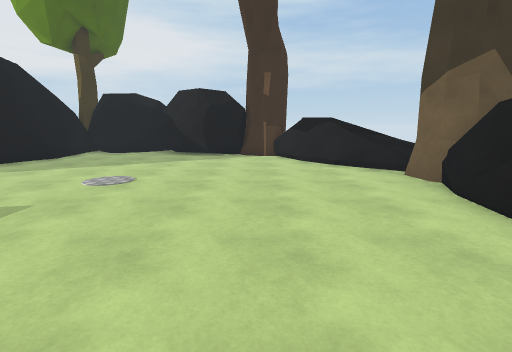
[1] (above)

21 first-person views from a walk through a 3-D level made in the Unity game engine. The camera is 1.5 m above the floor, tilts 10° down and sees 85° across. The floor is counted in squares, 1 m on a side. Each view is taken from the middle of a square. On the plan, view 1 faces up. The plan holds only what a view shows up to about 14 squares ahead; the rest is blank. The place goes on beyond the plan. Surface patterns are stand-ins for the level's own textures.

[2]
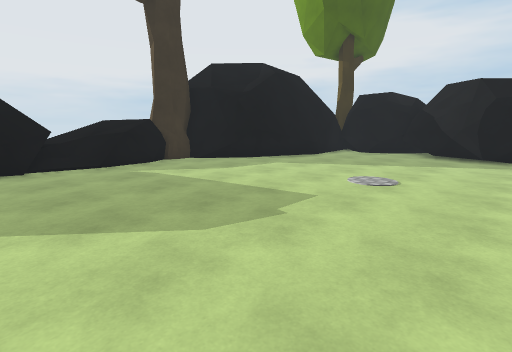

[3]
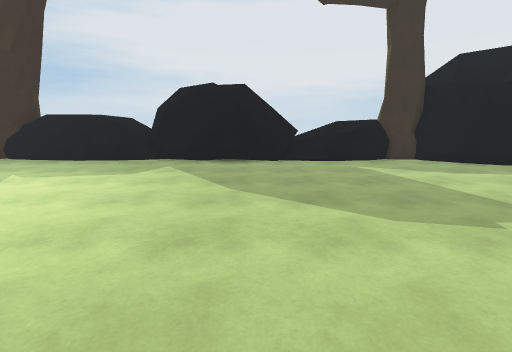

[4]
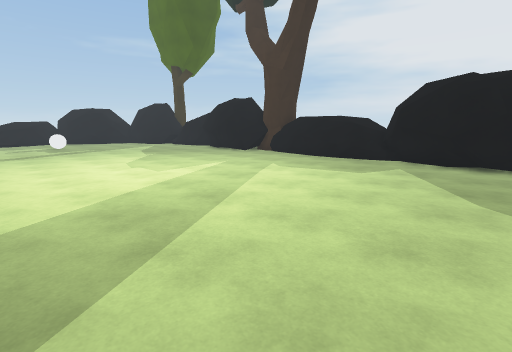

[5]
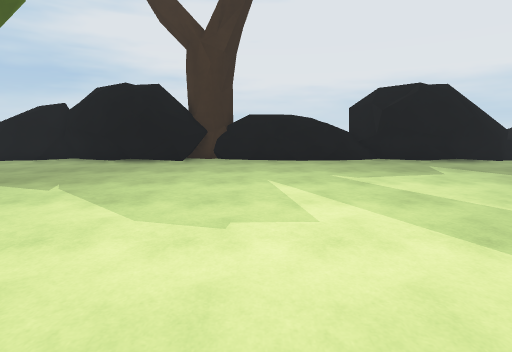

[6]
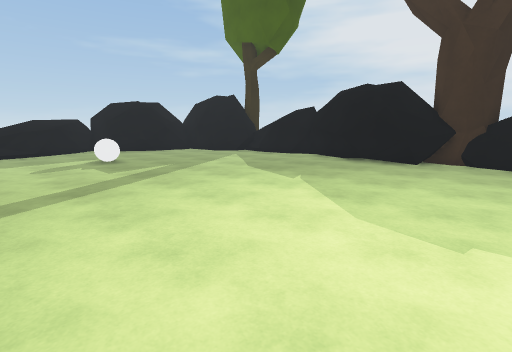

[7]
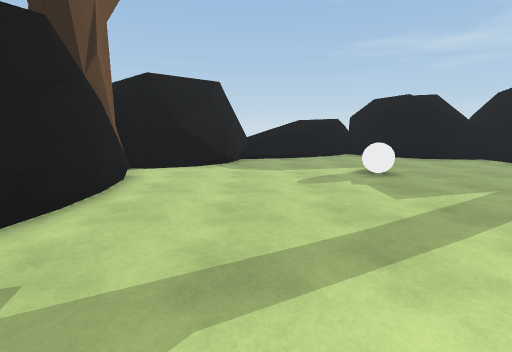

[8]
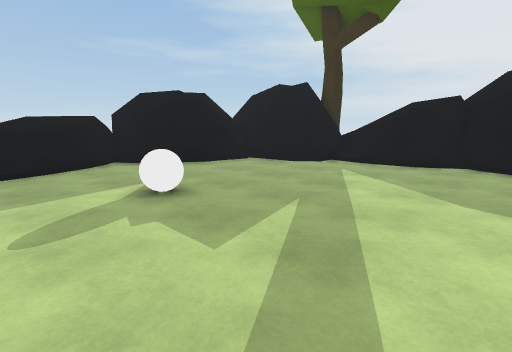

[9]
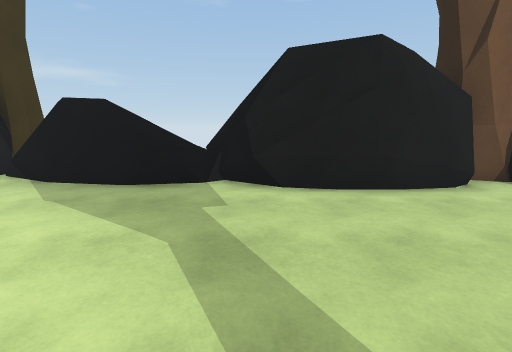

[10]
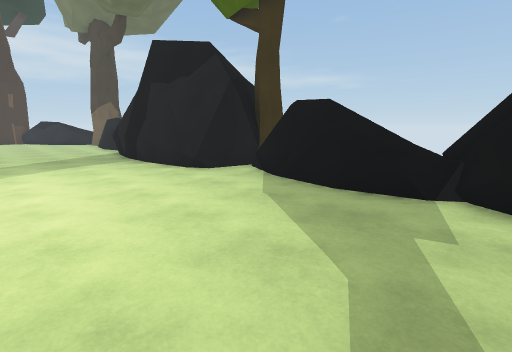

[11]
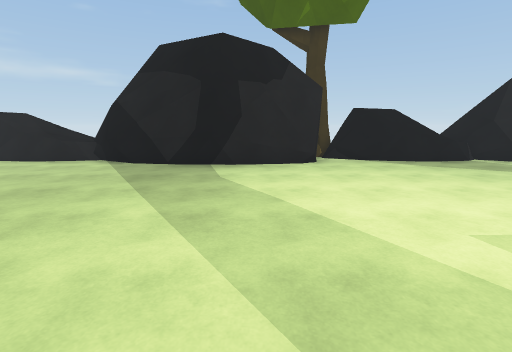

[12]
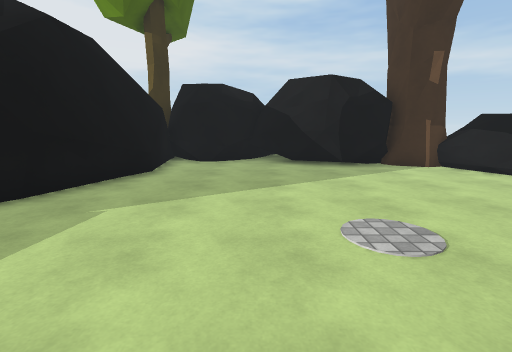

[13]
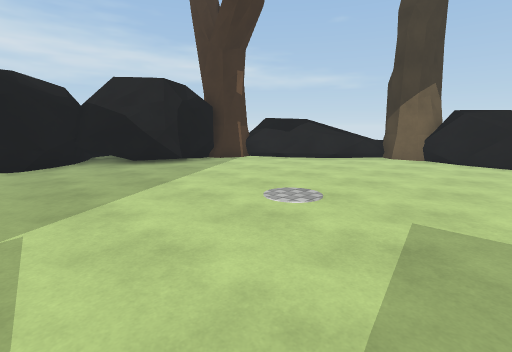

[14]
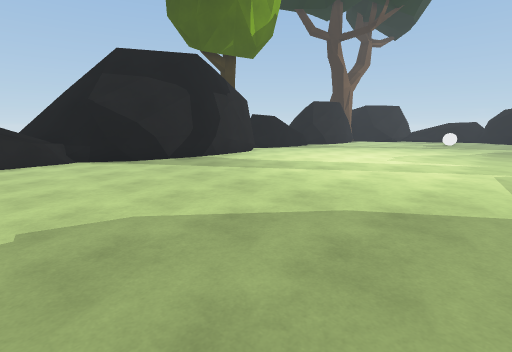

[15]
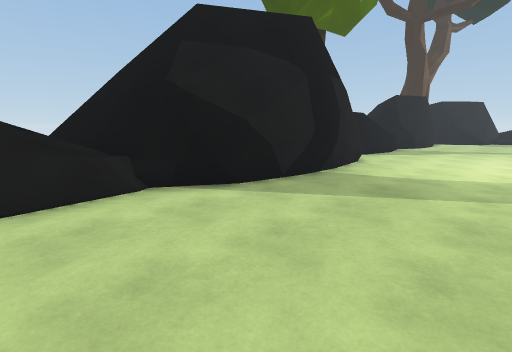

[16]
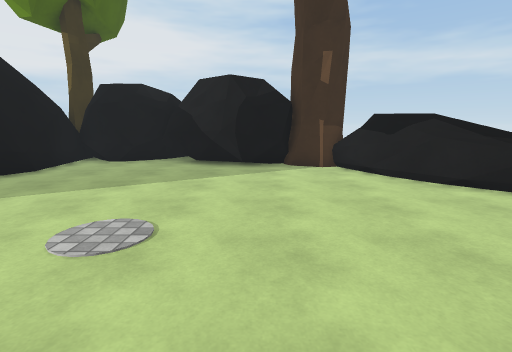

[17]
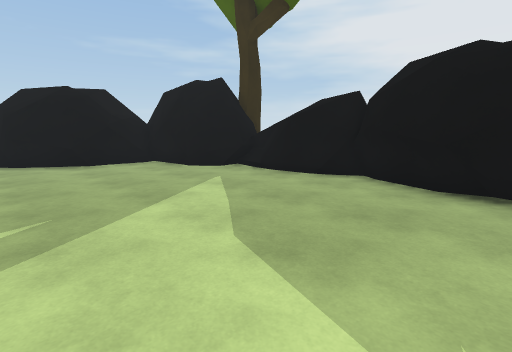

[18]
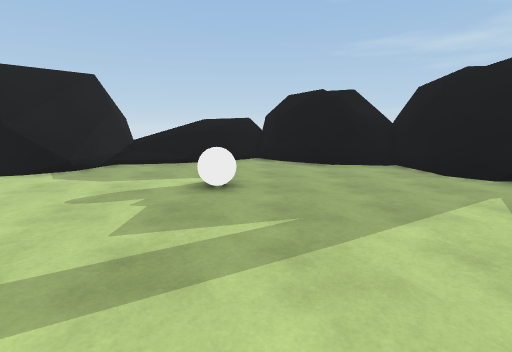

[19]
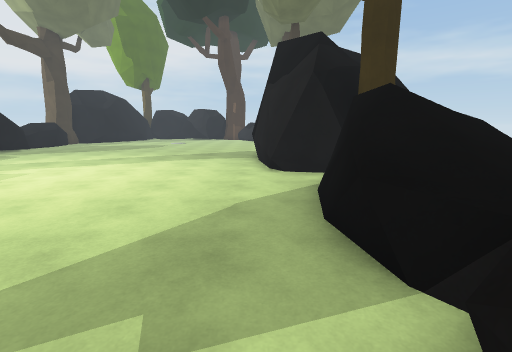

[20]
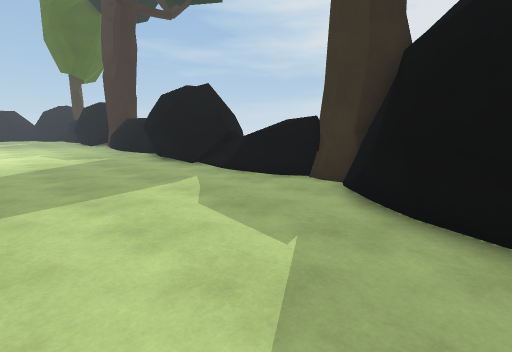

[21]
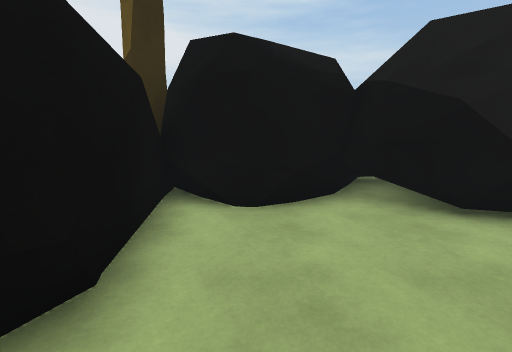

### Floor plan
Key: @ floor where view 1 was taken; # wall or solid block; x gap in a wall; . main floor; : floor 1.25 m higher than the main floor; + floor 1.5 m higher than the main floor; * floor 1.75 m higher than the main floor; / step, stairs or slope; = window, fence, low wall or low ledge; ^ raised ledge; C cylinder; R rock; T tree; B white ball; O other object.
Columns run from 15 left of view 1 to 7 right of it. Each row starts with its distance up from view 1.
 19     #T
 18     TRRRRRR
 17      RRRRR R
 16      #.R.RRRRRR#
 15      #.....RRRR###
 14      #..........=#
 13      #...........##
 12      #............##
 11     ##............=^^
 10     #..............^^^
  9   ###...............##
  8  ###.......C........##
  7  ##........C........##
  6  ##.................#
  5  *#.................#
  4  +#................=#
  3  :=................^^^
  2  RO.................^##
  1 RRR.................##
  0 RRRR...........@...##
 -1  RRR...............#
 -2  RRR..............##
 -3  RRR..............#
 -4 RRR...............#
 -5 R##...............#
 -6  ^#...............#
 -7  ^#...............##
 -8  ^#................##
 -9   ^.................##
-10  ##.................RTT
-11  ##.................RR
-12  ##.................RRR
-13  RR.................RRR
-14  RRR...............RRRR
-15  RRR................RRR
-16  RRR................R R
-17  RRR...............RRR
-18 RRR................RRR
-19  R#................RR
-20   #................R
-21   #................RR
-22  ^#................RR
-23   R........B........#
-24 ^TRR...............=#
-25 TTRRR............=###
-26  TRRR...........=##
-27   RRRRRR......./##
-28    RRRRRRR..===/#
-29    R RRRRR.#////#
-30         RR#//// x

Where each view was taken, in squares from view 1:
view 1: 0 up, 0 right, facing up
view 2: 0 up, 1 left, facing up-left
view 3: 0 up, 0 right, facing left
view 4: 0 up, 0 right, facing down-left
view 5: 10 down, 0 right, facing left
view 6: 10 down, 0 right, facing down-left
view 7: 14 down, 0 right, facing down
view 8: 17 down, 1 left, facing down-left
view 9: 17 down, 3 left, facing right
view 10: 17 down, 2 left, facing up-right
view 11: 6 down, 8 left, facing right
view 12: 4 up, 6 left, facing up
view 13: 4 up, 9 left, facing up-right
view 14: 4 up, 9 left, facing down-right
view 15: 4 up, 2 left, facing down-right
view 16: 4 up, 2 left, facing up
view 17: 15 down, 5 left, facing down-left
view 18: 16 down, 5 left, facing down
view 19: 18 down, 3 right, facing up
view 20: 11 up, 6 left, facing down-left
view 21: 11 up, 8 left, facing up
